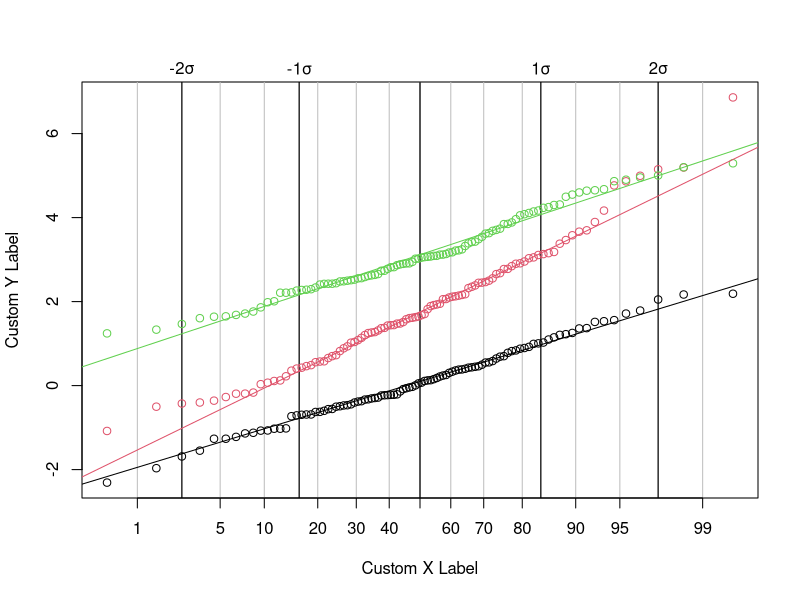

This chart was generated by the following R code:
probplot_multiple <- function(vectors, qdist=qnorm, probs=NULL, line=TRUE,
                              xlab=paste("Probability", "\u2264"), ylab=NULL,stdev=FALSE, xline=FALSE, yline=FALSE,stadj=0, ...)
{
  DOTARGS <- as.list(substitute(list(...)))[-1]
  DOTARGS <- paste(names(DOTARGS), DOTARGS, sep="=", collapse=", ")
  
  vectors_sorted <- lapply(vectors, sort)
  
  QNAME <- deparse(substitute(qdist))
  DOTS <- list(...)
  qdist <- match.fun(qdist)
  QFUN <- function(p){
    args <- DOTS
    args$p <- p
    do.call("qdist", args)
  }
  
  x <- QFUN(ppoints(length(unlist(vectors_sorted[1]))))
  
  if(is.null(probs)){
    probs <- c(.01, .05, seq(.1,.9, by=.1), .95, .99)
    if(length(x) >= 1000)
      probs <- c(0.001, probs, .999)
  }
  
  qprobs <- QFUN(probs)
  stdevs<-c(.025,.16,.50,.84,.975)
  sd<- QFUN(stdevs)
  
  plot(x, unlist(vectors_sorted[1]), axes=FALSE, type="n",
       xlim=range(c(x, qprobs)), ylim = range(c(min(unlist(vectors_sorted)),max(unlist(vectors_sorted)))), xlab=xlab, ylab=ylab)
  box()
  
  abline(v=qprobs, col="grey")
  if(stdev){
    abline(v=sd, col="black",lwd=1.2)
    #Adjust the value that is added to the max below in order to arrange the stdev labels to the proper position
    text(sd,max(y)+stadj,c(paste0("-2","\u03c3"),paste0("-1","\u03c3"),"",paste0("1","\u03c3"),paste0("2","\u03c3")),xpd=NA)
  }
  if(xline){
    abline(v=QFUN(xline),col="red",lty="dashed")
  }
  if(yline){
    abline(h=yline,col="red",lty="dashed")
  }
 
  axis(1, at=qprobs, labels=100*probs)
  axis(2)
  
  for (i in seq_along(vectors_sorted)) {
    points(x, unlist(vectors_sorted[i]), col=i)
  }
  

  if(line) {
    for (i in seq_along(vectors_sorted)) {
      xl <- qdist(c(0.25, 0.75), ...)
      yl <- quantile(unlist(vectors_sorted[i]), c(0.25, 0.75))
      slope <- diff(yl) / diff(xl)
      int <- yl[1] - slope * xl[1]
      abline(int, slope, col=i)
    }
  }
  int=NULL
  slope=NULL
  z <- list(qdist=QFUN, int=int, slope=slope)
  class(z) <- "probplot"
  invisible(z)
}

# Example usage:
set.seed(123)
x <- rnorm(100)
y <- rnorm(100, mean = 2, sd = 1.5)
z <-rnorm(100,mean=3,sd=1)
probplot_multiple(list(x, y,z), xlab = "Custom X Label", ylab = "Custom Y Label",line=TRUE,stdev=TRUE,stadj=0.7)
